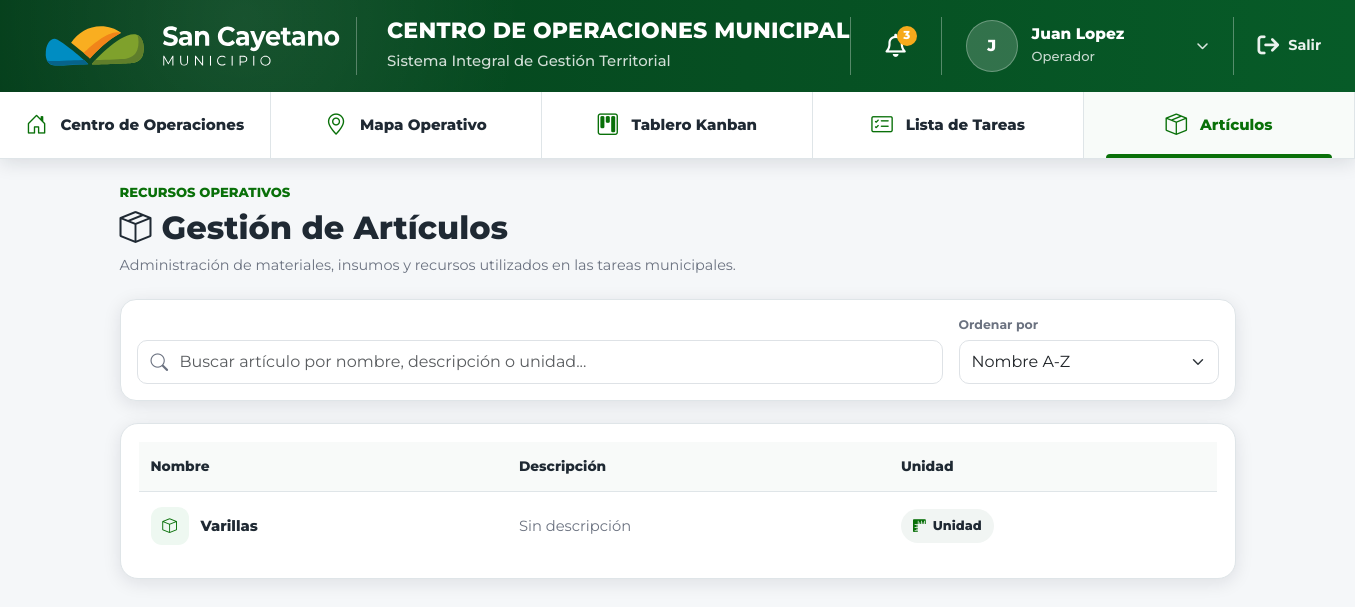
The app's page /articles/ (signed in) with its own data.
### accounts/models.py (models this page shows, shortened)
class User(AbstractUser):
    class Role(models.TextChoices):
        ADMINISTRADOR = 'ADMIN', 'Administrador'
        FUNCIONARIO = 'FUNC', 'Funcionario'
        OPERADOR = 'OPER', 'Operador'
    role = models.CharField(
        max_length=5,
        choices=Role.choices,
        default=Role.OPERADOR,
    )
    def is_administrador(self):
        return self.role == self.Role.ADMINISTRADOR
    def is_operador(self):
        return self.role == self.Role.OPERADOR

### tasks/models.py (models this page shows, shortened)
class Article(models.Model):
    name = models.CharField(max_length=200, verbose_name='Nombre')
    description = models.TextField(verbose_name='Descripción', blank=True)
    unit = models.CharField(max_length=50, verbose_name='Unidad de medida', default='Unidad')
    class Meta:
        verbose_name = 'Artículo'
        verbose_name_plural = 'Artículos'
        ordering = ['name']

### tasks/views.py (the view)
class ArticleListView(LoginRequiredMixin, ListView):
    model = Article
    template_name = 'tasks/article_list.html'
    context_object_name = 'articles'

### templates/tasks/article_list.html (shortened to what this page needs)
{% extends 'base.html' %}
{% block content %}
<section class="article-list-page">
    <div class="page-heading">
        <div>
            <p class="page-eyebrow">Recursos operativos</p>
            <h1 class="page-title">
                <i class="bi bi-box-seam"></i>
                Gestión de Artículos
            </h1>
            <p class="page-subtitle">
                Administración de materiales, insumos y recursos utilizados en las tareas municipales.
            </p>
        </div>
    </div>
    <div class="list-toolbar">
        <div class="list-search">
            <i class="bi bi-search"></i>
            <input type="search"
                   id="articleSearch"
                   class="form-control"
                   placeholder="Buscar artículo por nombre, descripción o unidad...">
        </div>
        <div class="list-sort">
            <label for="articleSort">Ordenar por</label>
            <select id="articleSort" class="form-select">
                <option value="name-asc">Nombre A-Z</option>
            </select>
        </div>
    </div>
    <div class="task-table-card">
        <div class="table-responsive">
            <table class="table task-table align-middle">
                <thead>
                    <tr>
                        <th>Nombre</th>
                        <th>Descripción</th>
                        <th>Unidad</th>
                    </tr>
                </thead>
                <tbody id="articleTableBody">
                    {% for article in articles %}
                    <tr class="article-row"
                        data-name="{{ article.name|lower }}"
                        data-description="{{ article.description|default:''|lower }}"
                        data-unit="{{ article.unit|lower }}">
                        <td>
                            <div class="article-name-cell">
                                <span class="article-icon">
                                    <i class="bi bi-box"></i>
                                </span>
                                <strong>{{ article.name }}</strong>
                            </div>
                        </td>
                        <td>
                            <span class="article-description">
                                {{ article.description|default:"Sin descripción" }}
                            </span>
                        </td>
                        <td>
                            <span class="unit-pill">
                                <i class="bi bi-rulers"></i>
                                {{ article.unit }}
                            </span>
                        </td>
                    </tr>
                    {% endfor %}
                </tbody>
            </table>
        </div>
    </div>
</section>
{% endblock %}

### templates/base.html (shortened to what this page needs)
{% load static %}
<!DOCTYPE html>
<html lang="es">
<head>
    <link href="https://cdn.jsdelivr.net/npm/bootstrap@5.3.0/dist/css/bootstrap.min.css" rel="stylesheet">
    <link rel="stylesheet" href="https://cdnjs.cloudflare.com/ajax/libs/font-awesome/6.4.0/css/all.min.css">
    <link rel="stylesheet" href="https://cdn.jsdelivr.net/npm/bootstrap-icons@1.11.3/font/bootstrap-icons.min.css">
    <link rel="stylesheet" href="{% static 'css/style.css' %}">
</head>
<body class="{% if user.is_authenticated %}authenticated{% endif %}">
{% if user.is_authenticated %}
<header class="municipal-header">
    <div class="municipal-topbar">
        <div class="container-fluid municipal-header-container">
            <a class="municipal-brand" href="{% url 'dashboard' %}">
                <img src="{% static 'img/logo-san-cayetano.svg' %}" alt="San Cayetano Municipio" class="municipal-logo">
            </a>
            <div class="municipal-title">
                <div class="municipal-title-main">Centro de Operaciones Municipal</div>
                <div class="municipal-title-sub">Sistema Integral de Gestión Territorial</div>
            </div>
            <div class="municipal-actions">
                <div class="header-action-group d-none d-md-flex">
                    <button class="notification-btn" type="button" aria-label="Notificaciones">
                        <i class="fa-regular fa-bell"></i>
                        <span class="notification-badge">3</span>
                    </button>
                </div>
                <div class="header-action-group">
                    <button class="user-dropdown-btn" type="button">
                        <span class="user-avatar">
                            {{ user.first_name|default:user.username|slice:":1"|upper }}
                        </span>
                        <span class="user-info d-none d-md-block">
                            <span class="user-name">{{ user.get_full_name|default:user.username }}</span>
                            <span class="user-role">{{ user.get_role_display }}</span>
                        </span>
                        <i class="fa-solid fa-chevron-down user-dropdown-icon d-none d-md-inline"></i>
                    </button>
                </div>
                <div class="header-action-group d-none d-lg-flex">
                    <form action="{% url 'logout' %}" method="post" class="m-0">
                        <button type="submit" class="logout-btn">
                            <i class="fa-solid fa-arrow-right-from-bracket"></i>
                            <span>Salir</span>
                        </button>
                    </form>
                </div>
            </div>
        </div>
    </div>
    <nav class="municipal-nav navbar navbar-expand-lg">
        <div class="container-fluid municipal-header-container">
            <div class="collapse navbar-collapse" id="municipalMenu">
                <ul class="navbar-nav municipal-menu">
                    <li class="nav-item">
                        <a class="nav-link {% if request.resolver_match.url_name == 'dashboard' %}active{% endif %}" href="{% url 'dashboard' %}">
                            <i class="bi bi-house-door"></i>
                            Centro de Operaciones
                        </a>
                    </li>
                    <li class="nav-item">
                        <a class="nav-link {% if request.resolver_match.url_name == 'mapa_operativo' %}active{% endif %}" href="{% url 'mapa_operativo' %}">
                            <i class="bi bi-geo-alt"></i>
                            Mapa Operativo
                        </a>
                    </li>
                    <li class="nav-item">
                        <a class="nav-link {% if request.resolver_match.url_name == 'kanban' %}active{% endif %}" href="{% url 'kanban' %}">
                            <i class="bi bi-kanban"></i>
                            Tablero Kanban
                        </a>
                    </li>
                    <li class="nav-item">
                        <a class="nav-link " href="{% url 'task_list' %}">
                            <i class="bi bi-card-checklist"></i>
                            Lista de Tareas
                        </a>
                    </li>
                    <li class="nav-item">
                        <a class="nav-link {% if request.resolver_match.url_name == 'article_list' or request.resolver_match.url_name == 'article_create' or request.resolver_match.url_name == 'article_update' %}active{% endif %}" href="{% url 'article_list' %}">
                            <i class="bi bi-box-seam"></i>
                            Artículos
                        </a>
                    </li>
                </ul>
            </div>
        </div>
    </nav>
</header>
{% endif %}
<main class="container mt-4">
    {% block content %}{% endblock %}
</main>
</body>
</html>

### records on screen
User: first_name "J", get_full_name "Juan Lopez", role "Operador"
Article: name "Varillas", description "Sin descripción", unit "Unidad"
